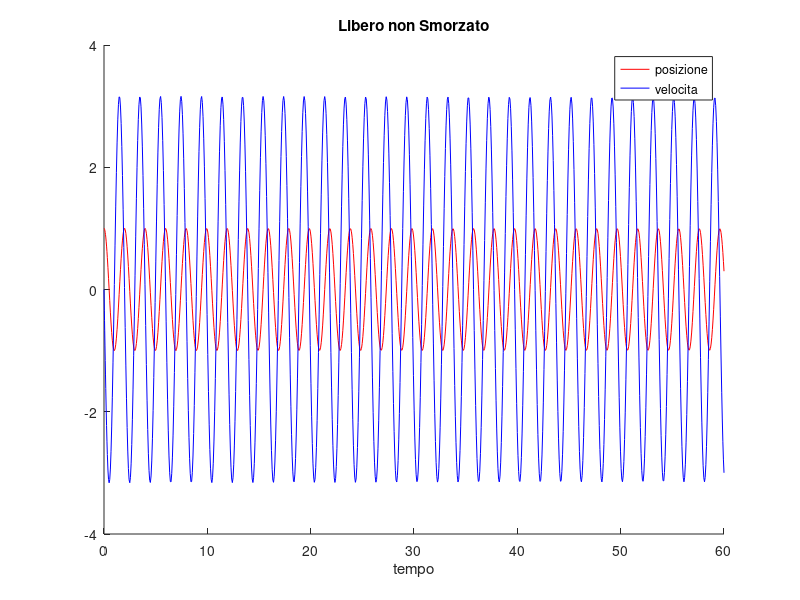

The MATLAB source for this figure:
scelta = menu('Scegli un oscillatore.',' Libero non Smorzato', ...
         'Libero Sottosmorzato', 'Libero Sovrasmorzato',...
         'Forzato Smorzato');
    
switch(scelta)
    case 1
        m=1; h=10; k=0; f=0; y0=[1; 0];
        titolo='Libero non Smorzato';
        name='libero_non_smorzato.jpg';
    case 2
        m=1; h=10; k=0.5; f=0; y0=[1; 0];
        titolo='Libero Sottosmorzato';
        name='libero_sottosmorzato.jpg';
    case 3
        m=1; h=10; k=10; f=0; y0=[1; 0];
        titolo='Libero Sovrasmorzato';
        name='libero_sovrasmorzato.jpg';
    case 4
        m=2; h=15; k=0.75; f=25; y0=[2; 0];
        titolo='Forzato Smorzato';
        name='forzato_smorzato.jpg';
end
        
f=@(x,y) [y(2); (-h*y(1)-k*y(2)+f)/m];
[x,u]=ode45(f, [0, 60], y0);

hold off
clear plot
hold on
plot(x,u(:,1),'r')
plot(x,u(:,2),'b')
legend('posizione','velocita')
xlabel('tempo')
title(titolo)
print(name,'-djpeg')
